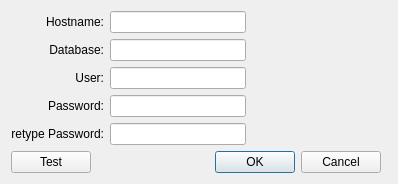
<?xml version="1.0" encoding="UTF-8"?>
<ui version="4.0">
 <class>cConfigDialog</class>
 <widget class="QDialog" name="cConfigDialog">
  <property name="geometry">
   <rect>
    <x>0</x>
    <y>0</y>
    <width>398</width>
    <height>173</height>
   </rect>
  </property>
  <property name="windowTitle">
   <string>MySQL Plugin - Configure</string>
  </property>
  <layout class="QGridLayout" name="gridLayout_2">
   <item row="0" column="0" colspan="5">
    <layout class="QGridLayout" name="gridLayout">
     <item row="0" column="0">
      <widget class="QLabel" name="label">
       <property name="text">
        <string>Hostname:</string>
       </property>
       <property name="alignment">
        <set>Qt::AlignRight|Qt::AlignTrailing|Qt::AlignVCenter</set>
       </property>
      </widget>
     </item>
     <item row="0" column="1">
      <widget class="QLineEdit" name="m_lpHostname">
       <property name="echoMode">
        <enum>QLineEdit::Normal</enum>
       </property>
      </widget>
     </item>
     <item row="1" column="0">
      <widget class="QLabel" name="label_2">
       <property name="text">
        <string>Database:</string>
       </property>
       <property name="alignment">
        <set>Qt::AlignRight|Qt::AlignTrailing|Qt::AlignVCenter</set>
       </property>
      </widget>
     </item>
     <item row="1" column="1">
      <widget class="QLineEdit" name="m_lpDatabase"/>
     </item>
     <item row="2" column="0">
      <widget class="QLabel" name="label_3">
       <property name="text">
        <string>User:</string>
       </property>
       <property name="alignment">
        <set>Qt::AlignRight|Qt::AlignTrailing|Qt::AlignVCenter</set>
       </property>
      </widget>
     </item>
     <item row="2" column="1">
      <widget class="QLineEdit" name="m_lpUsername"/>
     </item>
     <item row="3" column="0">
      <widget class="QLabel" name="label_4">
       <property name="text">
        <string>Password:</string>
       </property>
       <property name="alignment">
        <set>Qt::AlignRight|Qt::AlignTrailing|Qt::AlignVCenter</set>
       </property>
      </widget>
     </item>
     <item row="3" column="1">
      <widget class="QLineEdit" name="m_lpPassword">
       <property name="echoMode">
        <enum>QLineEdit::Password</enum>
       </property>
      </widget>
     </item>
     <item row="4" column="0">
      <widget class="QLabel" name="label_5">
       <property name="text">
        <string>retype Password:</string>
       </property>
       <property name="alignment">
        <set>Qt::AlignRight|Qt::AlignTrailing|Qt::AlignVCenter</set>
       </property>
      </widget>
     </item>
     <item row="4" column="1">
      <widget class="QLineEdit" name="m_lpPassword2">
       <property name="echoMode">
        <enum>QLineEdit::Password</enum>
       </property>
      </widget>
     </item>
     <item row="4" column="2">
      <widget class="QLabel" name="m_lpPasswordMatch">
       <property name="styleSheet">
        <string notr="true">QLabel { red; color : red; }</string>
       </property>
       <property name="text">
        <string/>
       </property>
      </widget>
     </item>
     <item row="0" column="2">
      <spacer name="horizontalSpacer_2">
       <property name="orientation">
        <enum>Qt::Horizontal</enum>
       </property>
       <property name="sizeHint" stdset="0">
        <size>
         <width>40</width>
         <height>20</height>
        </size>
       </property>
      </spacer>
     </item>
    </layout>
   </item>
   <item row="1" column="0">
    <widget class="QPushButton" name="m_lpTestButton">
     <property name="text">
      <string>Test</string>
     </property>
    </widget>
   </item>
   <item row="1" column="1">
    <spacer name="horizontalSpacer">
     <property name="orientation">
      <enum>Qt::Horizontal</enum>
     </property>
     <property name="sizeHint" stdset="0">
      <size>
       <width>134</width>
       <height>20</height>
      </size>
     </property>
    </spacer>
   </item>
   <item row="1" column="2">
    <widget class="QPushButton" name="m_lpOKButton">
     <property name="text">
      <string>OK</string>
     </property>
     <property name="default">
      <bool>true</bool>
     </property>
    </widget>
   </item>
   <item row="1" column="3">
    <widget class="QPushButton" name="m_lpCancelButton">
     <property name="text">
      <string>Cancel</string>
     </property>
    </widget>
   </item>
  </layout>
 </widget>
 <resources/>
 <connections/>
</ui>
